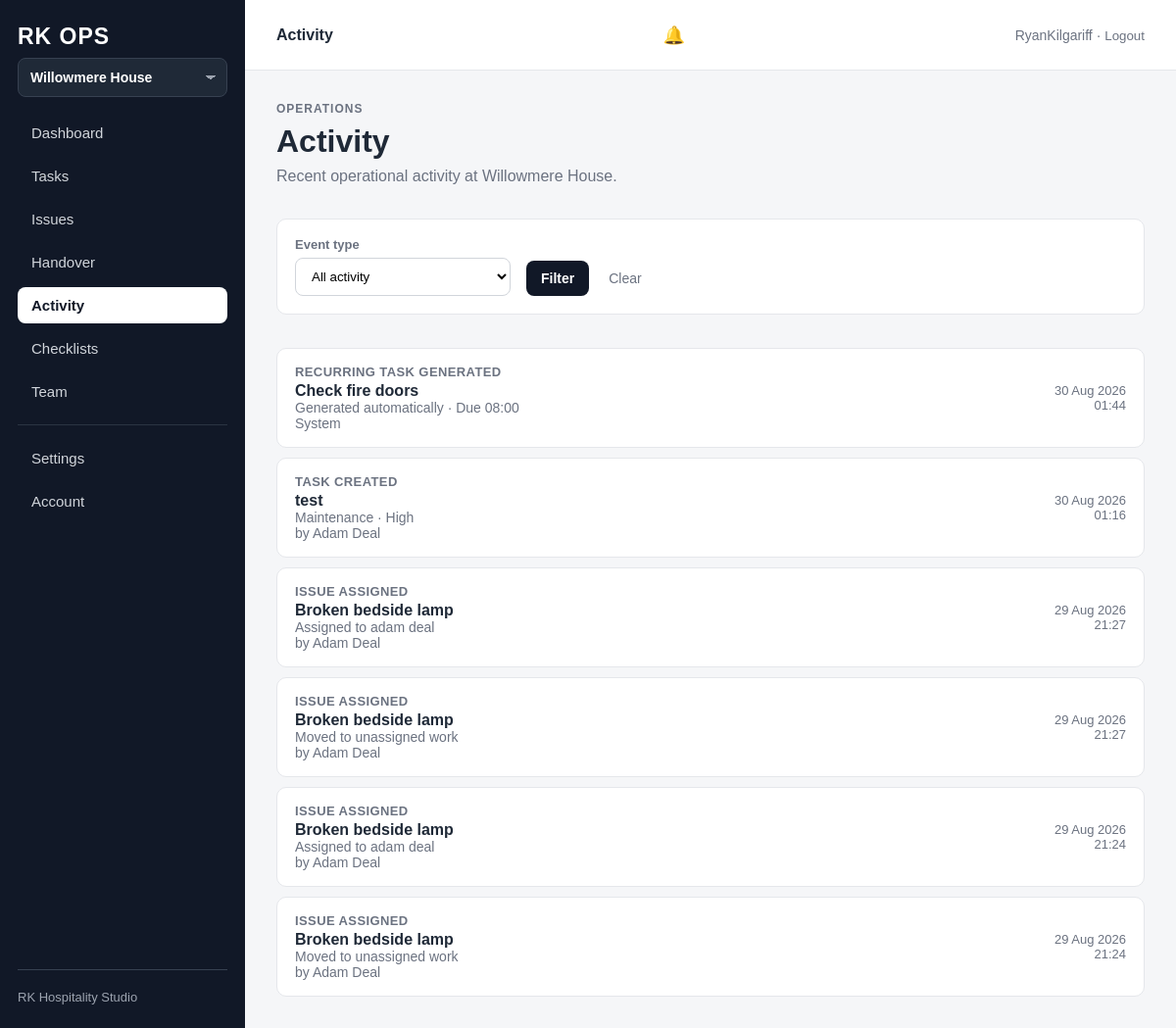
Before: /p/willowmere-house/activity/ (signed in) with the older database file.
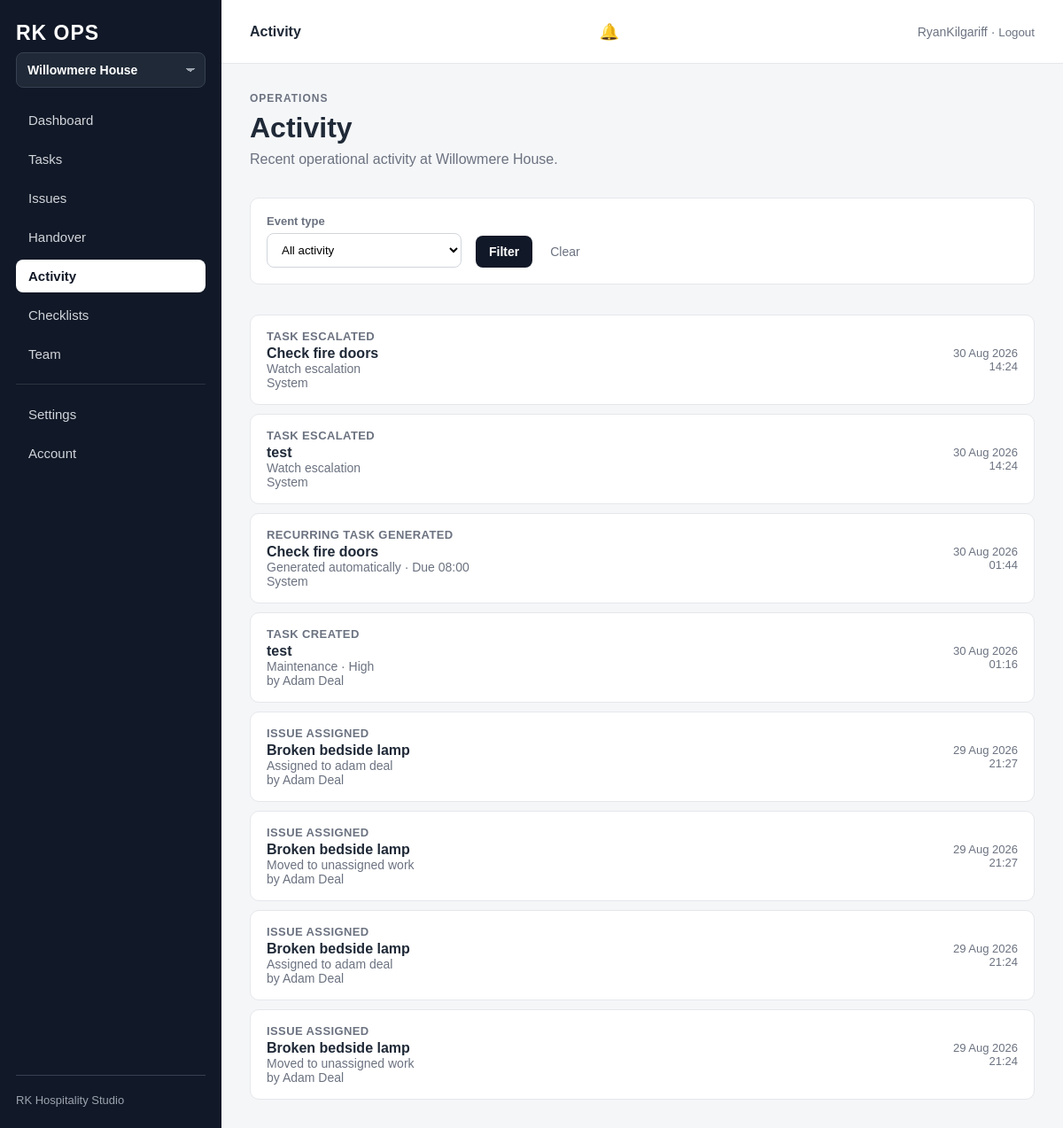
After: the same page with the newer database file.
### properties/models.py (models this page shows, shortened)
class Property(models.Model):
    name = models.CharField(max_length=150)
    slug = models.SlugField(unique=True)
    address_line_1 = models.CharField(max_length=150, blank=True)
    address_line_2 = models.CharField(max_length=150, blank=True)
    town_city = models.CharField(max_length=100, blank=True)
    postcode = models.CharField(max_length=20, blank=True)
    phone = models.CharField(max_length=30, blank=True)
    email = models.EmailField(blank=True)
    is_active = models.BooleanField(default=True)
    created_at = models.DateTimeField(auto_now_add=True)
    updated_at = models.DateTimeField(auto_now=True)
    organisation = models.ForeignKey(
        Organisation,
        on_delete=models.PROTECT,
        related_name="properties",
    )
    class Meta:
        verbose_name_plural = "Properties"
        ordering = ["name"]

### operations/models.py (models this page shows, shortened)
class ActivityLog(models.Model):
    class EventType(models.TextChoices):
        TASK_CREATED = "task_created", "Task created"
        TASK_COMPLETED = "task_completed", "Task completed"
        TASK_ASSIGNED = "task_assigned", "Task assigned"
        ISSUE_REPORTED = "issue_reported", "Issue reported"
        ISSUE_RESOLVED = "issue_resolved", "Issue resolved"
        ISSUE_ASSIGNED = "issue_assigned", "Issue assigned"
        CHECKLIST_STARTED = "checklist_started", "Checklist started"
        CHECKLIST_COMPLETED = "checklist_completed", "Checklist completed"
        HANDOVER_ADDED = "handover_added", "Handover note added"
        TEAM_MEMBER_ADDED = "team_member_added", "Team member added"
        RECURRING_GENERATED = "recurring_generated", "Recurring task generated"
        TASK_ESCALATED = "task_escalated", "Task escalated"
        TASK_DEESCALATED = "task_deescalated", "Task de-escalated"
    property = models.ForeignKey(
        Property,
        on_delete=models.CASCADE,
        related_name="activity_logs",
    )
    user = models.ForeignKey(
        settings.AUTH_USER_MODEL,
        on_delete=models.SET_NULL,
        null=True,
        blank=True,
        related_name="ops_activity_logs",
    )
    event_type = models.CharField(
        max_length=40,
        choices=EventType.choices,
    )
    title = models.CharField(max_length=200)
    detail = models.CharField(
        max_length=255,
        blank=True,
    )
    created_at = models.DateTimeField(
        auto_now_add=True,
    )
    class Meta:
        ordering = ["-created_at"]

### operations/views.py (the view)
@login_required
def activity_list(request, property_slug):
    property_obj, membership = get_property_for_user(
        request.user,
        property_slug,
    )
    activities = (
        ActivityLog.objects
        .filter(property=property_obj)
        .select_related("user")
        .order_by("-created_at")
    )
    event_filter = request.GET.get("event_type")
    if event_filter:
        activities = activities.filter(
            event_type=event_filter,
        )
    context = {
        "property": property_obj,
        "membership": membership,
        "activities": activities,
        "event_filter": event_filter,
        "event_choices": ActivityLog.EventType.choices,
        "active_page": "activity",
    }
    return render(
        request,
        "operations/activity_list.html",
        context,
    )

### operations/utils.py (called while the page is built, shortened)
def get_property_for_user(
    user,
    property_slug,
):
    property_obj = get_object_or_404(
        Property.objects.select_related(
            "organisation"
        ),
        slug=property_slug,
        is_active=True,
    )
    if user.is_superuser:
        return property_obj, None

### operations/templates/operations/activity_list.html (shortened to what this page needs)
{% extends "operations/base.html" %}
{% block topbar_title %}
Activity
{% endblock %}
{% block content %}
<div class="section-header">
    <div>
        <p class="page-eyebrow">
            Operations
        </p>
        <h1 class="page-title">
            Activity
        </h1>
        <p class="page-subtitle">
            Recent operational activity at {{ property.name }}.
        </p>
    </div>
</div>
<section class="section">
    <form
        method="get"
        class="filters"
    >
        <div>
            <label for="event_type">
                Event type
            </label>
            <select
                name="event_type"
                id="event_type"
            >
                <option value="">
                    All activity
                </option>
            </select>
        </div>
        <button
            type="submit"
            class="button"
        >
            Filter
        </button>
        <a
            href="{% url 'operations:activity_list' property.slug %}"
            class="clear-filter"
        >
            Clear
        </a>
    </form>
</section>
<section class="section">
    <div class="activity-list">
        {% for activity in activities %}
            <article class="activity-item">
                <div class="activity-main">
                    <div class="activity-title">
                        {{ activity.get_event_type_display }}
                    </div>
                    <div class="activity-name">
                        {{ activity.title }}
                    </div>
                    {% if activity.detail %}
                        <div class="task-meta">
                            {{ activity.detail }}
                        </div>
                    {% endif %}
                    {% if activity.user %}
                        <div class="task-meta">
                            by
                            {{ activity.user.get_full_name|default:activity.user.username }}
                        </div>
                    {% else %}
                        <div class="task-meta">
                            System
                        </div>
                    {% endif %}
                </div>
                <div class="activity-time">
                    {{ activity.created_at|date:"d M Y" }}
                    <br>
                    {{ activity.created_at|date:"H:i" }}
                </div>
            </article>
        {% empty %}
            <div class="empty-state">
                No activity matches this filter.
            </div>
        {% endfor %}
    </div>
</section>
{% endblock %}

### operations/templates/operations/base.html (shortened to what this page needs)
<!DOCTYPE html>
<html lang="en">
<head>
</head>
<body>
<div class="app-shell">
    <aside class="sidebar">
        <div class="brand">
            RK OPS
        </div>
        <div class="property-switcher">
            {% if accessible_properties|length > 1 %}
                <select
                    onchange="if (this.value) window.location.href=this.value;"
                    class="property-select"
                >
                    {% for available_property in accessible_properties %}
                        <option
                            value="{% url 'operations:dashboard' available_property.slug %}"
                            {% if property.slug == available_property.slug %}
                                selected
                            {% endif %}
                        >
                            {{ available_property.name }}
                        </option>
                    {% endfor %}
                </select>
            {% else %}
                <div class="property-name">
                    {{ property.name|default:"Operations" }}
                </div>
            {% endif %}
        </div>
        <nav class="nav">
            <a
                href="{% url 'operations:dashboard' property.slug %}"
                class="nav-link {% if active_page == 'dashboard' %}active{% endif %}"
            >
                Dashboard
            </a>
            <a
                href="{% url 'operations:task_list' property.slug %}"
                class="nav-link {% if active_page == 'tasks' %}active{% endif %}"
            >
                Tasks
            </a>
            <a
                href="{% url 'operations:issue_list' property.slug %}"
                class="nav-link {% if active_page == 'issues' %}active{% endif %}"
            >
                Issues
            </a>
            <a
                href="{% url 'operations:handover_list' property.slug %}"
                class="nav-link {% if active_page == 'handover' %}active{% endif %}"
            >
                Handover
            </a>
            <a
                href="{% url 'operations:activity_list' property.slug %}"
                class="nav-link {% if active_page == 'activity' %}active{% endif %}"
            >
                Activity
            </a>
            <a
                href="{% url 'operations:checklist_list' property.slug %}"
                class="nav-link {% if active_page == 'checklists' %}active{% endif %}"
            >
                Checklists
            </a>
            {% if can_manage_team %}
                <a
                    href="{% url 'operations:team_list' property.slug %}"
                    class="nav-link {% if active_page == 'team' %}active{% endif %}"
                >
                    Team
                </a>
            {% endif %}
            <div class="nav-divider"></div>
            <a
                href="#"
                class="nav-link"
            >
                Settings
            </a>
            {% if property and property.organisation %}
                <a
                    href="{% url 'operations:organisation_account' property.organisation.slug %}"
                    class="nav-link {% if active_page == 'account' %}active{% endif %}"
                >
                    Account
                </a>
            {% endif %}
        </nav>
        <div class="sidebar-footer">
            RK Hospitality Studio
        </div>
    </aside>
    <div class="main">
        <header class="topbar">
            <div class="topbar-title">
                {% block topbar_title %}{% endblock %}
            </div>
            {% if property %}
                <details class="notification-menu">
                    <summary
                        class="notification-link"
                        aria-label="Notifications"
                    >
                        <span class="notification-icon">
                            🔔
                        </span>
                    </summary>
                </details>
            {% endif %}
            <div class="user-area">
                {% if request.user.is_authenticated %}
                    {{ request.user.username }}
                    ·
                    <form
                        method="post"
                        action="{% url 'logout' %}"
                        style="display: inline;"
                    >
                        <button
                            type="submit"
                            style="
                                border: 0;
                                background: none;
                                padding: 0;
                                color: #6b7280;
                                cursor: pointer;
                            "
                        >
                            Logout
                        </button>
                    </form>
                {% endif %}
            </div>
        </header>
        <main class="content">
            {% block content %}
            {% endblock %}
        </main>
    </div>
</div>
</body>
</html>

### operations/templates/operations/base.html (style rules this page uses)
* { box-sizing: border-box; }
body { margin: 0; font-family: Arial, sans-serif; background: #f5f6f8; color: #1f2937; }
a { color: inherit; text-decoration: none; }
.app-shell { min-height: 100vh; display: flex; }
.sidebar { width: 250px; background: #111827; color: white; padding: 24px 18px; display: flex; flex-direction: column; position: fixed; inset: 0 auto 0 0; }
.brand { font-size: 23px; font-weight: 700; letter-spacing: 1px; margin-bottom: 8px; }
.nav { display: flex; flex-direction: column; gap: 7px; }
.nav-link { padding: 10px 14px; border-radius: 8px; color: #d1d5db; font-size: 15px; transition: 0.15s ease; }
.nav-link.active { background: white; color: #111827; font-weight: 700; }
.sidebar-footer { margin-top: auto; padding-top: 20px; border-top: 1px solid #374151; color: #9ca3af; font-size: 13px; }
.main { flex: 1; margin-left: 250px; min-width: 0; }
.topbar { height: 72px; background: white; border-bottom: 1px solid #e5e7eb; display: flex; align-items: center; justify-content: space-between; padding: 0 32px; }
.topbar-title { font-weight: 700; }
.user-area { font-size: 14px; color: #6b7280; }
.content { max-width: 1250px; margin: 0 auto; padding: 32px; }
.page-eyebrow { margin: 0 0 8px; color: #6b7280; font-size: 12px; font-weight: 700; text-transform: uppercase; letter-spacing: 1px; }
.page-title { margin: 0; font-size: 32px; }
.page-subtitle { margin: 8px 0 0; color: #6b7280; }
.section { margin-top: 34px; }
.section-header { display: flex; justify-content: space-between; align-items: center; gap: 20px; margin-bottom: 14px; }
.button { display: inline-flex; align-items: center; justify-content: center; border: 0; border-radius: 8px; padding: 10px 15px; background: #111827; color: white; font-size: 14px; font-weight: 700; cursor: pointer; }
.task-meta { color: #6b7280; font-size: 14px; }
.property-switcher { margin-bottom: 18px; }
.nav-divider { height: 1px; background: #2b3442; margin: 8px 0; }
.property-select { width: 100%; appearance: none; -webkit-appearance: none; background: #1f2937; color: white; border: 1px solid #374151; border-radius: 8px; padding: 11px 36px 11px 12px; font-size: 14px; font-weight: 600; cursor: pointer; background-image: linear-gradient(45deg, transparent 50%, #9ca3af 50%), linear-gradient(135deg, #9ca3af 50%, transparent 50%); background-position: calc(100% - 16px) 50%, calc(100% - 11px) 50%; background-size: 5px 5px, 5px 5px; background-repeat: no-repeat; }
.notification-link { position: relative; display: inline-flex; align-items: center; justify-content: center; width: 40px; height: 40px; border-radius: 8px; text-decoration: none; }
.notification-icon { font-size: 18px; }
.notification-menu { position: relative; }
.notification-menu summary { list-style: none; }
.notification-link { position: relative; display: inline-flex; align-items: center; justify-content: center; width: 40px; height: 40px; border-radius: 8px; cursor: pointer; }

### operations/templates/operations/activity_list.html (style rules this page uses)
.filters { background: white; border: 1px solid #e5e7eb; border-radius: 10px; padding: 18px; display: flex; align-items: end; gap: 16px; flex-wrap: wrap; }
.filters label { display: block; margin-bottom: 6px; font-size: 13px; font-weight: 700; color: #6b7280; }
.filters select { min-width: 220px; padding: 10px 12px; border: 1px solid #d1d5db; border-radius: 8px; background: white; }
.clear-filter { padding: 10px 4px; color: #6b7280; font-size: 14px; }
.activity-list { display: flex; flex-direction: column; gap: 10px; }
.activity-item { background: white; border: 1px solid #e5e7eb; border-radius: 10px; padding: 16px 18px; display: flex; justify-content: space-between; align-items: center; gap: 20px; }
.activity-main { min-width: 0; flex: 1; }
.activity-title { font-size: 13px; font-weight: 700; color: #6b7280; text-transform: uppercase; letter-spacing: 0.4px; }
.activity-name { margin-top: 3px; font-weight: 700; }
.activity-time { flex: 0 0 auto; text-align: right; color: #6b7280; font-size: 13px; }

Changed rows visible on the page:
added ActivityLog: event_type "TASK ESCALATED", title "Check fire doors", detail "Watch escalation", shows "System", created_at "30 Aug 2026", created_at "14:24"
added ActivityLog: event_type "TASK ESCALATED", title "test", detail "Watch escalation", shows "System", created_at "30 Aug 2026", created_at "14:24"
